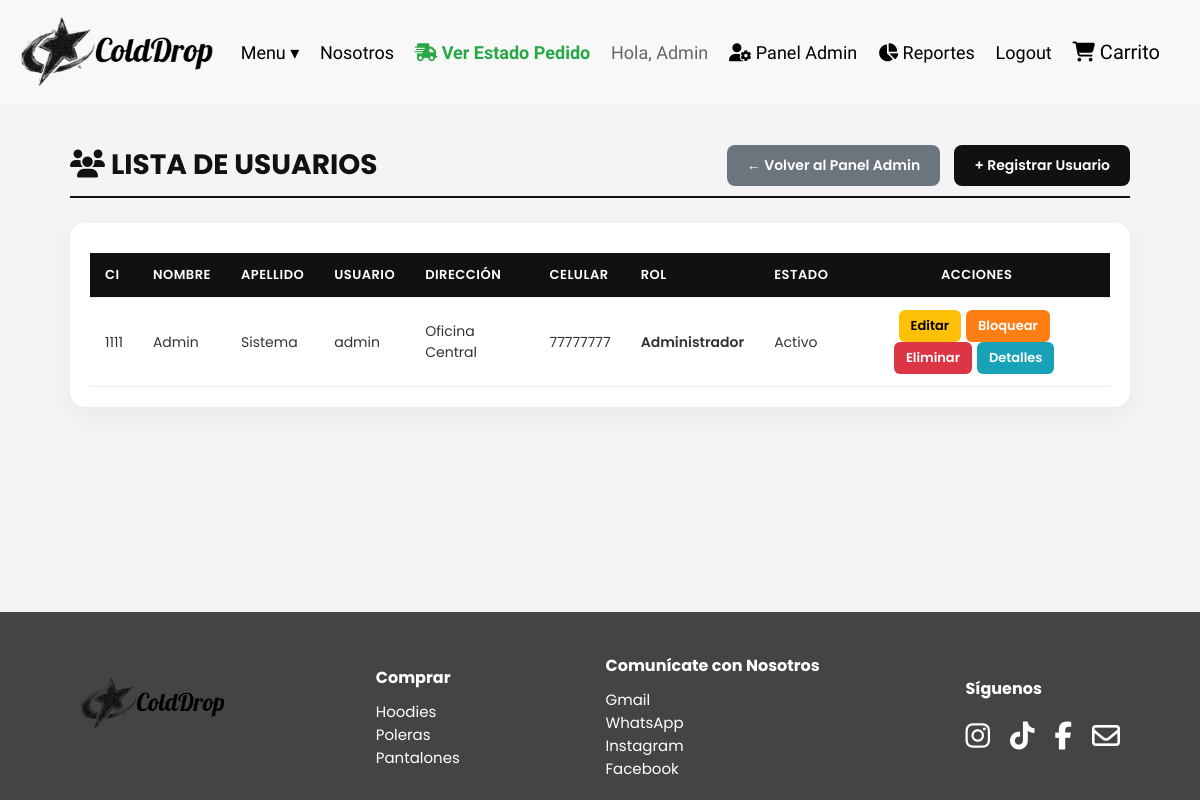
Page /usuarios/leerusuarios.php (signed in) on the committed database.
### tables this page shows
CREATE TABLE `usuarios` (
  `Nombre` varchar(45) DEFAULT NULL,
  `Apellido` varchar(45) DEFAULT NULL,
  `Usuario` varchar(45) DEFAULT NULL,
  `Contrasena` varchar(100) DEFAULT NULL,
  `Direccion` varchar(45) DEFAULT NULL,
  `Celular` varchar(45) DEFAULT NULL,
  `Rol` varchar(45) DEFAULT NULL,
  `Estado` varchar(45) DEFAULT NULL,
  `CI` varchar(45) NOT NULL
);

### usuarios/leerusuarios.php (the view, shortened to what this page needs)
<?php
include_once '../conexion.php';
$sql = "SELECT * FROM usuarios";
$resultado = $conexion->query($sql);
?>
<!DOCTYPE html>
<html lang="es">
<head>
    <link rel="stylesheet" href="https://cdnjs.cloudflare.com/ajax/libs/font-awesome/6.5.0/css/all.min.css">
    <link rel="stylesheet" href="../css/tablas.css">
</head>
<body>
    <?php include '../princip/header.php'; ?>
    <div class="admin-container">
        <div class="admin-header-flex">
            <h1><i class="fa-solid fa-users"></i> Lista de Usuarios</h1>
            <div>
                <a href="../princip/Administrador.php" class="btn-volver">← Volver al Panel Admin</a>
                <a href="crearusuarios.php" class="btn-crear">+ Registrar Usuario</a>
            </div>
        </div>
        <div class="table-responsive">
            <table>
                <thead>
                    <tr>
                        <th>CI</th>
                        <th>Nombre</th>
                        <th>Apellido</th>
                        <th>Usuario</th>
                        <th>Dirección</th>
                        <th>Celular</th>
                        <th>Rol</th>
                        <th>Estado</th>
                        <th style="text-align: center;">Acciones</th>
                    </tr>
                </thead>
                <tbody>
                    <?php
                    if ($resultado && $resultado->num_rows > 0) {
                        while ($fila = $resultado->fetch_assoc()) {
                            $CI = htmlspecialchars($fila['CI']);
                            $nombre = isset($fila['Nombre']) ? htmlspecialchars($fila['Nombre']) : '';
                            $apellido = isset($fila['Apellido']) ? htmlspecialchars($fila['Apellido']) : '';
                            $usuario = isset($fila['Usuario']) ? htmlspecialchars($fila['Usuario']) : '';
                            $direccion = isset($fila['Direccion']) ? htmlspecialchars($fila['Direccion']) : '';
                            $celular = isset($fila['Celular']) ? htmlspecialchars($fila['Celular']) : '';
                            $rol = isset($fila['Rol']) ? htmlspecialchars($fila['Rol']) : '';
                            $estado = isset($fila['Estado']) ? htmlspecialchars($fila['Estado']) : '';
                            echo "<tr>";
                                echo "<td>$CI</td>";
                                echo "<td>$nombre</td>";
                                echo "<td>$apellido</td>";
                                echo "<td>$usuario</td>";
                                echo "<td>$direccion</td>";
                                echo "<td>$celular</td>";
                                echo "<td><span style='font-weight:600;'>$rol</span></td>";
                                echo "<td>$estado</td>";
                                echo "<td style='text-align: center;'>";
                                    echo "<a href='actualizarusuarios.php?CI=$CI' class='btn-action btn-editar'>Editar</a>";
                                    if ($estado === 'Bloqueado') {
                                        echo "<a href='bloquear_usuario.php?CI=$CI' class='btn-action btn-mostrar' style='background-color:#28a745;'>Desbloquear</a>";
                                    } else {
                                        echo "<a href='bloquear_usuario.php?CI=$CI' class='btn-action btn-eliminar' style='background-color:#fd7e14;'>Bloquear</a>";
                                    }
                                    echo "<a href='elimusuarios.php?CI=$CI' class='btn-action btn-eliminar' onclick='return confirm(\"¿Estás seguro de eliminar este usuario?\");'>Eliminar</a>";
                                    echo "<a href='casaleerusuarios.php?CI=$CI' class='btn-action btn-mostrar'>Detalles</a>";
                                echo "</td>";
                            echo "</tr>";
                        }
                    } else {
                        echo "<tr><td colspan='9' style='text-align:center;'>No hay usuarios registrados.</td></tr>";
                    }
                    ?>
                </tbody>
            </table>
        </div>
    </div>
    <?php include '../princip/footer.php'; ?>
</body>
</html>

### css/tablas.css (style rules this page uses)
body { font-family: 'Poppins', sans-serif; background-color: #f4f4f6; margin: 0; padding: 0; display: flex; flex-direction: column; min-height: 100vh; color: #333; }
.admin-container { max-width: 1100px; margin: 40px auto; padding: 0 20px; flex: 1; width: 100%; box-sizing: border-box; }
.admin-header-flex { display: flex; justify-content: space-between; align-items: center; margin-bottom: 25px; border-bottom: 2px solid #111; padding-bottom: 10px; }
.admin-header-flex h1 { font-size: 28px; margin: 0; color: #111; text-transform: uppercase; }
.table-responsive { overflow-x: auto; background: #fff; border-radius: 15px; box-shadow: 0 8px 25px rgba(0, 0, 0, 0.05); padding: 20px; }
table { width: 100%; border-collapse: collapse; margin-top: 10px; }
th, td { padding: 12px 15px; text-align: left; border-bottom: 1px solid #eee; font-size: 14px; }
th { background-color: #111; color: #fff; font-weight: 600; text-transform: uppercase; font-size: 13px; letter-spacing: 0.5px; }
.btn-action { display: inline-block; padding: 6px 12px; border-radius: 6px; text-decoration: none; font-size: 13px; font-weight: 600; margin-right: 5px; transition: background-color 0.2s; border: none; cursor: pointer; }
.btn-editar { background-color: #ffc107; color: #000; }
.btn-eliminar { background-color: #dc3545; color: #fff; }
.btn-mostrar { background-color: #17a2b8; color: #fff; }
.btn-crear { display: inline-block; background-color: #111; color: #fff; padding: 10px 20px; border-radius: 8px; text-decoration: none; font-weight: 600; font-size: 14px; transition: background-color 0.2s; }
.btn-volver { display: inline-block; background-color: #6c757d; color: #fff; padding: 10px 20px; border-radius: 8px; text-decoration: none; font-weight: 600; font-size: 14px; margin-right: 10px; transition: background-color 0.2s; }

### rows in the picture
usuarios: CI "1111", Nombre "Admin", Apellido "Sistema", Usuario "admin", Direccion "Oficina Central", Celular "77777777", Rol "Administrador", Estado "Activo"

### other values in the picture
$_SESSION['usuario'] "Admin"
